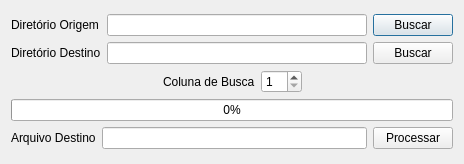
<?xml version="1.0" encoding="UTF-8"?>
<ui version="4.0">
 <class>Dialog</class>
 <widget class="QDialog" name="Dialog">
  <property name="geometry">
   <rect>
    <x>0</x>
    <y>0</y>
    <width>464</width>
    <height>164</height>
   </rect>
  </property>
  <property name="windowTitle">
   <string>Dialog</string>
  </property>
  <layout class="QVBoxLayout" name="verticalLayout_5">
   <item>
    <layout class="QVBoxLayout" name="verticalLayout_4">
     <item>
      <layout class="QHBoxLayout" name="horizontalLayout">
       <item>
        <layout class="QVBoxLayout" name="verticalLayout">
         <item>
          <widget class="QLabel" name="label_dir_in">
           <property name="text">
            <string>Diretório Origem</string>
           </property>
          </widget>
         </item>
         <item>
          <widget class="QLabel" name="label_dir_out">
           <property name="text">
            <string>Diretório Destino</string>
           </property>
          </widget>
         </item>
        </layout>
       </item>
       <item>
        <layout class="QVBoxLayout" name="verticalLayout_2">
         <item>
          <widget class="QLineEdit" name="lineEdit_dir_in"/>
         </item>
         <item>
          <widget class="QLineEdit" name="lineEdit_dir_out"/>
         </item>
        </layout>
       </item>
       <item>
        <layout class="QVBoxLayout" name="verticalLayout_3">
         <item>
          <widget class="QPushButton" name="pushButton_dir_in">
           <property name="text">
            <string>Buscar</string>
           </property>
          </widget>
         </item>
         <item>
          <widget class="QPushButton" name="pushButton_dir_out">
           <property name="text">
            <string>Buscar</string>
           </property>
          </widget>
         </item>
        </layout>
       </item>
      </layout>
     </item>
     <item>
      <layout class="QHBoxLayout" name="horizontalLayout_4">
       <item>
        <spacer name="horizontalSpacer">
         <property name="orientation">
          <enum>Qt::Horizontal</enum>
         </property>
         <property name="sizeHint" stdset="0">
          <size>
           <width>40</width>
           <height>20</height>
          </size>
         </property>
        </spacer>
       </item>
       <item>
        <layout class="QHBoxLayout" name="horizontalLayout_3">
         <item>
          <widget class="QLabel" name="label_coluna_busca">
           <property name="text">
            <string>Coluna de Busca</string>
           </property>
          </widget>
         </item>
         <item>
          <widget class="QSpinBox" name="spinBox_coluna_busca">
           <property name="minimum">
            <number>1</number>
           </property>
           <property name="value">
            <number>1</number>
           </property>
          </widget>
         </item>
        </layout>
       </item>
       <item>
        <spacer name="horizontalSpacer_2">
         <property name="orientation">
          <enum>Qt::Horizontal</enum>
         </property>
         <property name="sizeHint" stdset="0">
          <size>
           <width>40</width>
           <height>20</height>
          </size>
         </property>
        </spacer>
       </item>
      </layout>
     </item>
     <item>
      <widget class="QProgressBar" name="progressBar">
       <property name="value">
        <number>0</number>
       </property>
       <property name="alignment">
        <set>Qt::AlignCenter</set>
       </property>
       <property name="textVisible">
        <bool>true</bool>
       </property>
      </widget>
     </item>
     <item>
      <layout class="QHBoxLayout" name="horizontalLayout_2">
       <item>
        <widget class="QLabel" name="label_arq_saida">
         <property name="text">
          <string>Arquivo Destino</string>
         </property>
        </widget>
       </item>
       <item>
        <widget class="QLineEdit" name="lineEdit_arq_saida"/>
       </item>
       <item>
        <widget class="QPushButton" name="pushButton_arq_saida">
         <property name="text">
          <string>Processar</string>
         </property>
        </widget>
       </item>
      </layout>
     </item>
    </layout>
   </item>
  </layout>
 </widget>
 <layoutdefault spacing="6" margin="11"/>
 <resources/>
 <connections/>
</ui>
